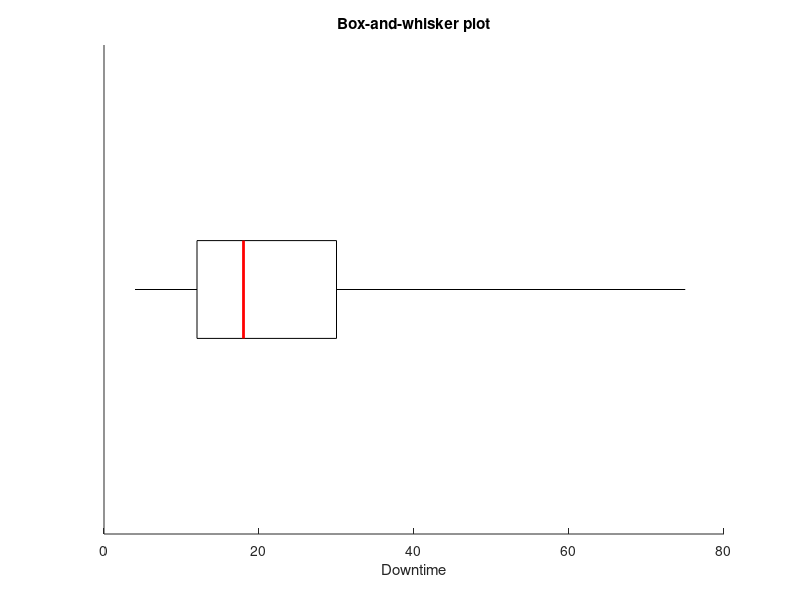

Reproduce this figure in MATLAB.
% Question 13: Box-and-whisker plot and skewness
% NOTE: the numbers below are only an EXAMPLE so that the program runs.
% Replace them with the downtime data of the 30 machines from your lecture.

clc; clear; close all;

data = [4 6 7 9 10 11 12 12 13 14 15 15 16 17 18 ...
        18 19 21 22 24 25 27 30 33 36 40 45 52 60 75];   % <-- put your data here

x = sort(data);
n = length(x);

% Quartiles: median of the lower half, median of the whole data, median of the upper half
Q2 = median(x);
if mod(n, 2) == 0
    lower_half = x(1 : n/2);
    upper_half = x(n/2 + 1 : end);
else
    lower_half = x(1 : (n-1)/2);
    upper_half = x((n+3)/2 : end);
end
Q1 = median(lower_half);
Q3 = median(upper_half);

fprintf('Minimum = %.2f\nQ1 = %.2f\nMedian = %.2f\nQ3 = %.2f\nMaximum = %.2f\n', ...
        min(x), Q1, Q2, Q3, max(x));

% Draw the box plot by hand
figure; hold on;
rectangle('Position', [Q1, 0.8, Q3 - Q1, 0.4]);      % the box
plot([Q2 Q2], [0.8 1.2], 'r', 'LineWidth', 2);       % median line
plot([min(x) Q1], [1 1], 'k');                       % left whisker
plot([Q3 max(x)], [1 1], 'k');                       % right whisker
ylim([0 2]); yticks([]);
xlabel('Downtime');
title('Box-and-whisker plot');
hold off;

% Skewness from the plot
if (Q3 - Q2) > (Q2 - Q1)
    disp('Upper part is longer: the distribution is positively skewed (to the right).');
elseif (Q3 - Q2) < (Q2 - Q1)
    disp('Lower part is longer: the distribution is negatively skewed (to the left).');
else
    disp('The distribution is symmetric.');
end
